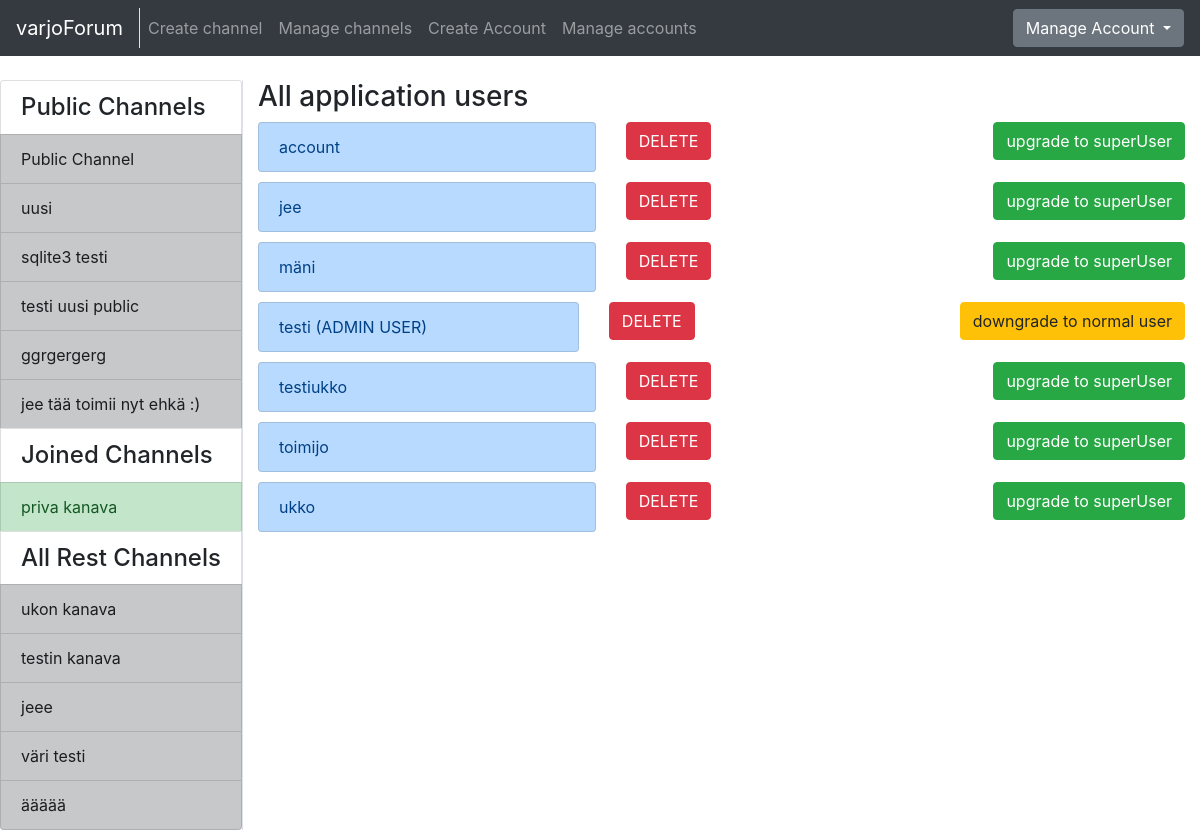
Page /auth/allAccount/ (signed in) on the earlier database version.
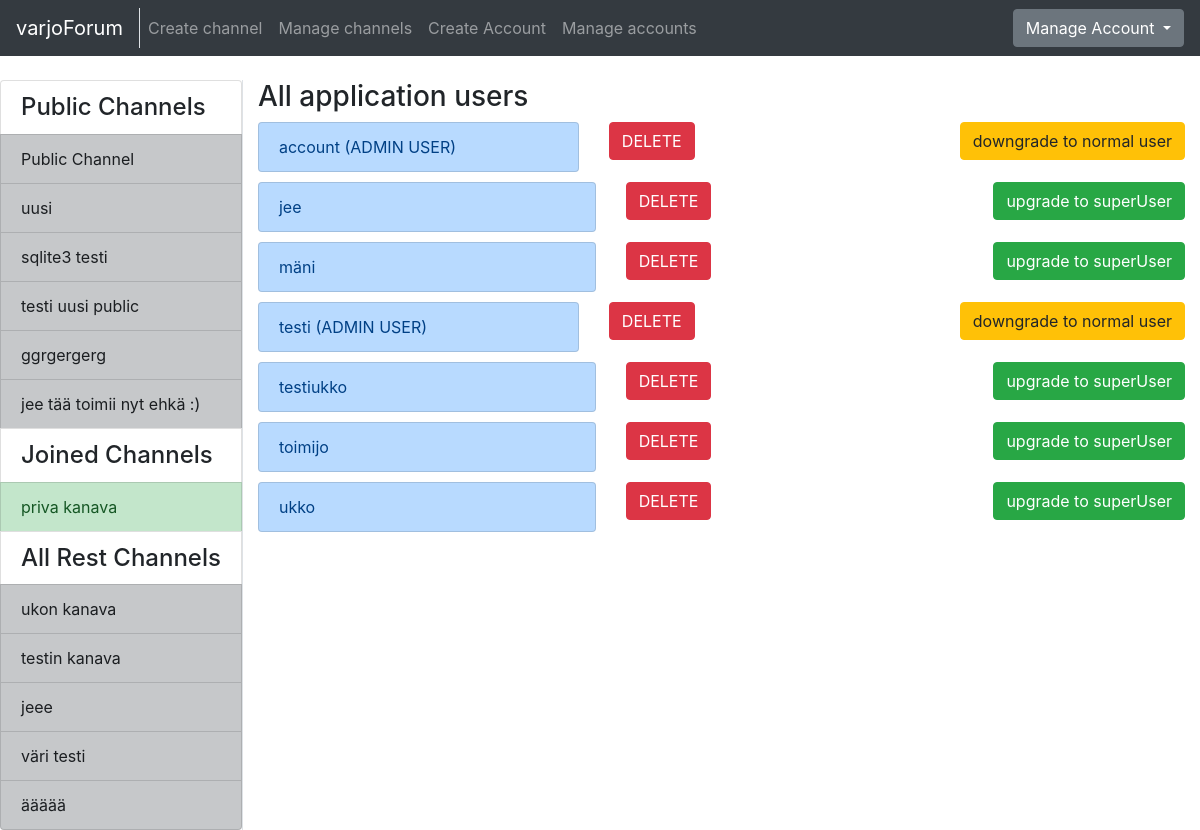
Same page on the later database version.
### application/auth/models.py (models this page shows, shortened)
class Account(Base):
    username = db.Column(db.String(144), nullable=False)
    password = db.Column(db.String(144), nullable=False)
    motto = db.Column(db.String(144), nullable=False)
    admin = db.Column(db.Boolean, nullable=False)
    email = db.Column(db.String(144), nullable=False)
    messages = db.relationship("Message", backref='account', lazy=True)
    comments = db.relationship("Comment", backref='account', lazy=True)

### application/auth/views.py (the view)
@app.route("/auth/allAccount/", methods=["GET"])
@login_required
def account_list():
    if current_user.admin == False:
        return redirect(url_for("messages_index"))
    if request.method == "GET":
        return render_template("auth/list.html",
                                accounts = Account.query.order_by(Account.username).all(),
                                my_channels=Channel.get_my_channels(current_user.id),
                                all_channels=Channel.get_channels_where_not_in(current_user.id),
                                public_channels=Channel.get_all_publics())

### application/__init__.py (called while the page is built)
@login_manager.user_loader
def load_user(account_id):
  return Account.query.get(account_id)

### application/channels/models.py (called while the page is built)
    @staticmethod
    def get_my_channels(account_id):
        stmt = text("SELECT Channel.id, Channel.name, Channel.master_id"
                    " FROM Channel, Account, Accounts"
                    " WHERE Channel.id = Accounts.channel_id"
                    " AND Channel.public = False"
                    " AND Account.id = Accounts.account_id"
                    " AND Account.id = :account_id"
                    " ORDER BY Channel.name").params(account_id=account_id)
        res = db.engine.execute(stmt)
        response = []
        for row in res:
            response.append({"channel_id":row[0], "channel_name":row[1], "master_id":row[2]})
        return response

    @staticmethod
    def get_all_publics():
        stmt = text("SELECT Channel.id, Channel.name"
                    " FROM Channel"
                    " WHERE Channel.public = True")
        res = db.engine.execute(stmt)
        response = []
        for row in res:
            response.append({"id":row[0], "name":row[1]})
        return response

### application/templates/auth/list.html
{% extends "layout.html" %}
{% block body %}
<h3>All application users</h3>
  <div class="list-group">
    {% for account in accounts %}
    {% if not account.id == current_user.id %}
    <div class="row" style="padding-bottom: 10px">
      <div class="col">
        <a class="list-group-item list-group-item-primary" href="{{ url_for('single_account_index', account_id=account.id) }}">
          {{ account.username }} {% if account.admin == True and not account.id == current_user.id %} (ADMIN USER) {% endif %}
        </a>
      </div>
      <div class="col">
        <form method="POST" action="{{ url_for('accounts_delete', account_id=account.id) }}" name="accountform">
          <button type="submit" class="btn btn-danger">DELETE</button>
        </form>
      </div>
      <div class="col-md-auto">
        {% if account.admin == True %}
        <form action="{{ url_for('admin_changer', account_id=account.id, direction='down') }}" method="POST">
          <button type="submit" class="btn btn-warning">
            downgrade to normal user
          </button>
        </form>
        {% else %}
        <form action="{{ url_for('admin_changer', account_id=account.id, direction='up') }}" method="POST">
          <button type="submit" class="btn btn-success">
            upgrade to superUser
          </button>
        </form>
        {% endif %}
      </div>
    </div>
    {% endif %}
    {% endfor %}
  </div>
{% endblock %}

Differences in the rows shown:
changed Account "account": admin "upgrade to superUser" → "(ADMIN USER) downgrade to normal user"
